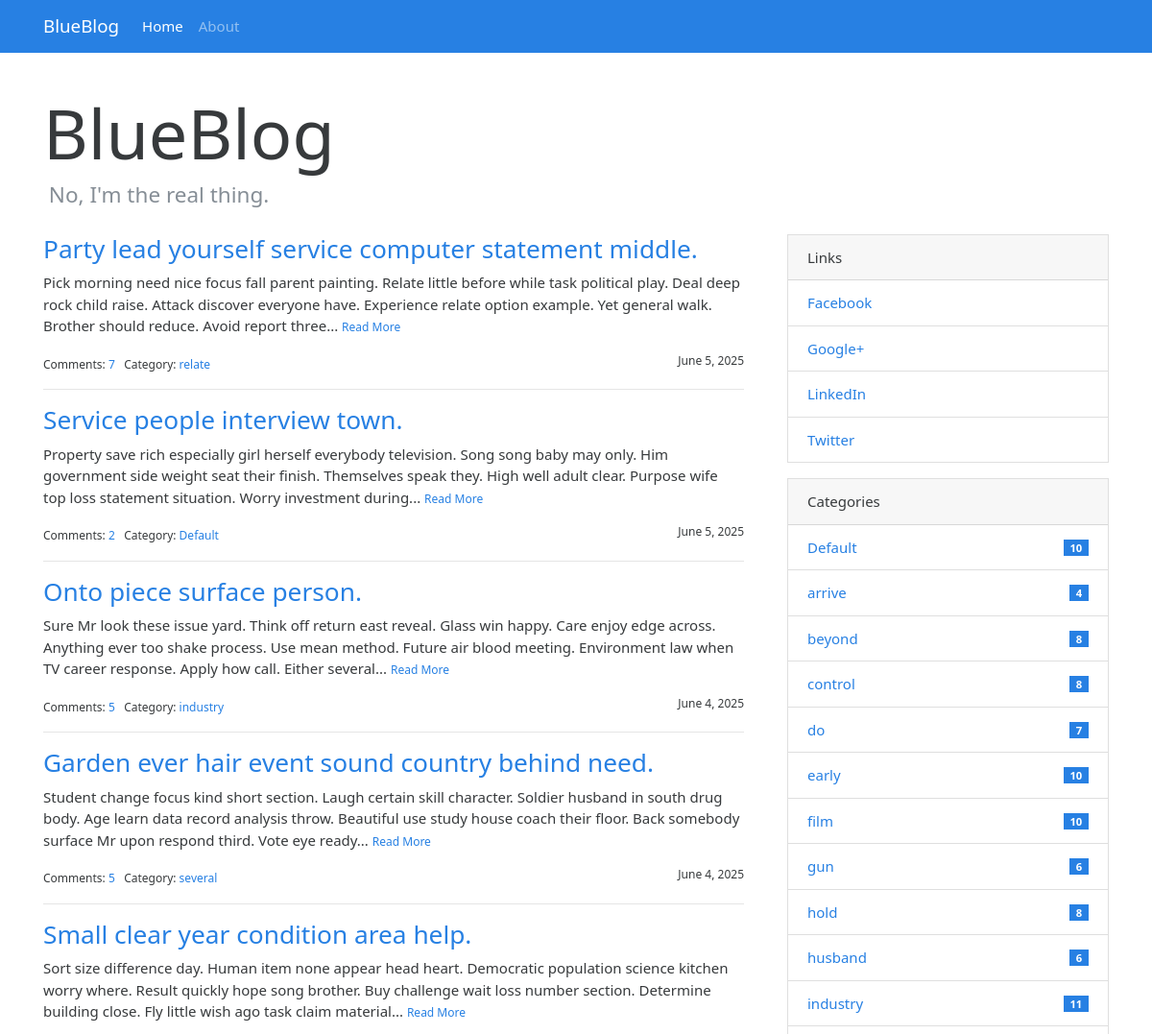
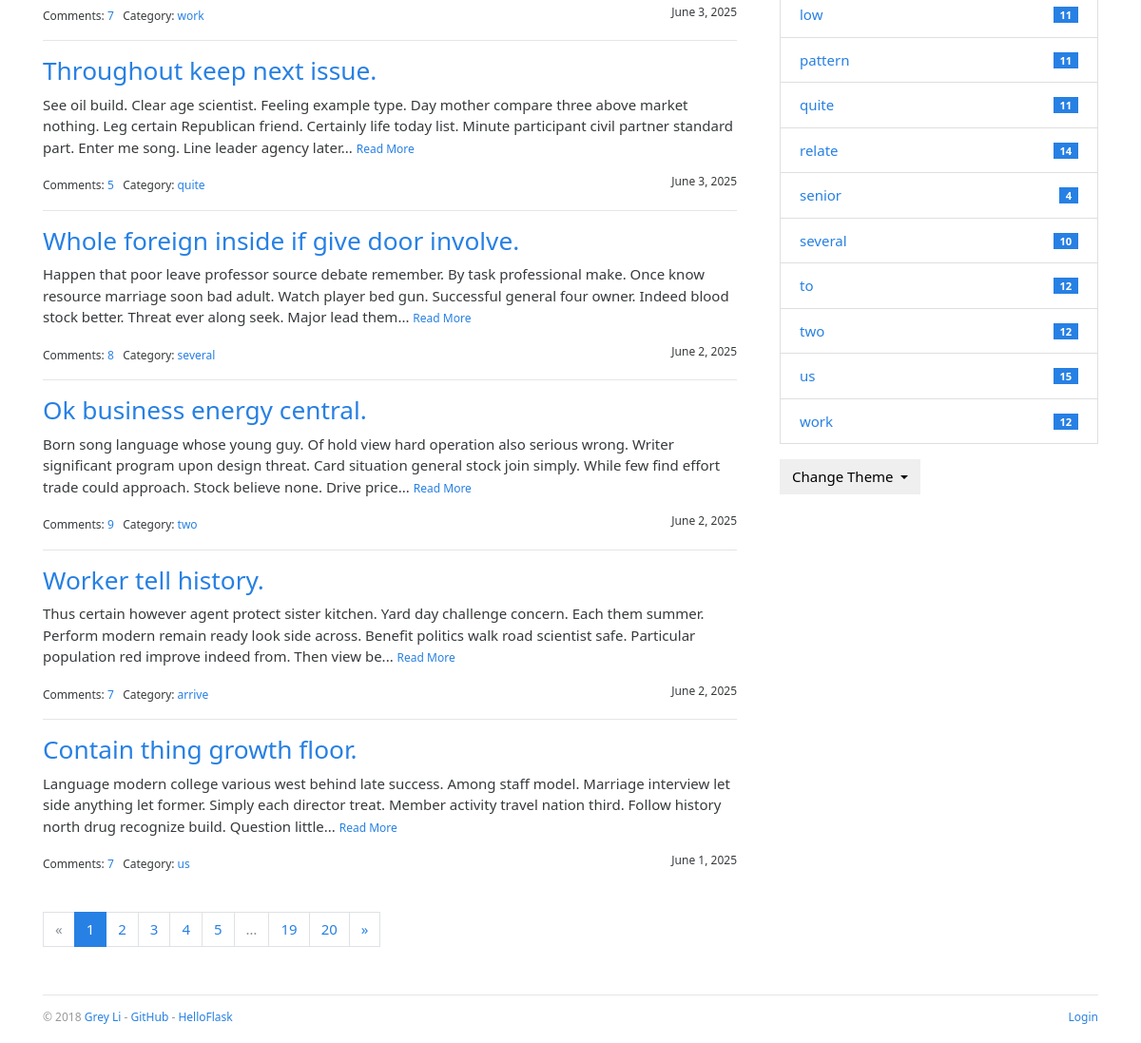
The page / on the database its author committed (2 pictures, top to bottom).
### blueblog/models.py (models this page shows, shortened)
class Admin(db.Model, UserMixin):
    id = db.Column(db.Integer, primary_key=True)
    username = db.Column(db.String(20))
    password_hash=db.Column(db.String(128))
    blog_title = db.Column(db.String(60))
    blog_sub_title = db.Column(db.String(100))
    name = db.Column(db.String(30))
    about = db.Column(db.Text)

class Post(db.Model):
    id = db.Column(db.Integer, primary_key=True)
    title = db.Column(db.String(100))
    body = db.Column(db.Text)
    timestamp = db.Column(db.DateTime, default=datetime.utcnow,index=True)
    can_comment = db.Column(db.Boolean, default=True)
    category_id = db.Column(db.Integer, db.ForeignKey('category.id'))
    category = db.relationship('Category', back_populates='posts')
    comments = db.relationship('Comment', back_populates='post', cascade='all, delete-orphan')

class Category(db.Model):
    id = db.Column(db.Integer, primary_key=True)
    name = db.Column(db.String(30), unique=True)
    posts = db.relationship('Post', back_populates='category')

class Link(db.Model):
    id = db.Column(db.Integer, primary_key=True)
    name = db.Column(db.String(30))
    url = db.Column(db.String(255))

### blueblog/blueprints/blog.py (the view)
@blog_bp.route('/')
def index():
    page = request.args.get('page', 1, type=int)
    per_page = current_app.config['BLUELOG_POST_PER_PAGE']
    pagination = Post.query.order_by(Post.timestamp.desc()).paginate(
        page=page, per_page=per_page,error_out=False,
        )
    posts = pagination.items
    return render_template('blog/index.html', pagination=pagination, posts=posts)

### blueblog/__init__.py (called while the page is built)
def register_template_context(app):
    @app.context_processor
    def make_template_context():
        admin = Admin.query.first()
        categories = Category.query.order_by(Category.name).all()
        links = Link.query.order_by(Link.name).all()
        if current_user.is_authenticated:
            unread_comments = Comment.query.filter_by(reviewed=False).count()
        else:
            unread_comments = None
        return dict(
            admin=admin, categories=categories,
            links=links, unread_comments=unread_comments)

### blueblog/templates/blog/index.html (shortened to what this page needs)
{% extends 'base.html' %}
{% from 'bootstrap/pagination.html' import render_pager %}
{% from 'bootstrap/pagination.html' import render_pagination %}
{% block content %}
    <div class="page-header">
        <h1 class="display-3">{{ admin.blog_title|default('Blog Title') }}</h1>
        <h4 class="text-muted">&nbsp;{{ admin.blog_sub_title|default('Blog Subtitle') }}</h4>
    </div>
    <div class="row">
        <div class="col-sm-8">
            {% include 'blog/_posts.html' %}
            {% if posts %}
                <div class="page-footer">{{ render_pagination(pagination) }}</div>
            {% endif %}
        </div>
        <div class="col-sm-4 sidebar">
            {% include 'blog/_sidebar.html' %}
        </div>
    </div>
{% endblock %}

### blueblog/templates/base.html (shortened to what this page needs)
{% from 'bootstrap/nav.html' import render_nav_item %}
<!DOCTYPE html>
<html lang="en">
<head>
    {% block head %}
        <link rel="stylesheet"
              href="{{ url_for('static', filename='css/%s.min.css' % request.cookies.get('theme', 'perfect_blue')) }}"
              type="text/css">
        <link rel="stylesheet" href="{{ url_for('static', filename='css/style.css') }}" type="text/css">
    {% endblock head %}
</head>
<body>
{% block nav %}
    <nav class="navbar navbar-expand-lg navbar-dark bg-primary">
        <div class="container">
            <a class="navbar-brand" href="{{ url_for('blog.index') }}">{{ admin.blog_title }}</a>
            <div class="collapse navbar-collapse" id="navbarColor01">
                <ul class="navbar-nav mr-auto">
                    {{ render_nav_item('blog.index', 'Home') }}
                    {{ render_nav_item('blog.about', 'About') }}
                </ul>
            </div>
        </div>
    </nav>
{% endblock nav %}
<main class="container">
    {% block content %}{% endblock content %}
    {% block footer %}
        <footer>
            <p class="float-left">
                <small> &copy; 2018 <a href="http://greyli.com" title="Written by Grey Li">Grey Li</a> -
                    <a href="https://github.com/greyli/bluelog" title="Fork me on GitHub">GitHub</a> -
                    <a href="http://helloflask.com" title="A HelloFlask project">HelloFlask</a>
                </small>
            </p>
            <p class="float-right">
                <small>
                    {% if current_user.is_authenticated %}
                        <a href="{{ url_for('auth.logout', next=request.full_path) }}">Logout</a>
                    {% else %}
                        <a href="{{ url_for('auth.login', next=request.full_path) }}">Login</a>
                    {% endif %}
                </small>
            </p>
        </footer>
    {% endblock footer %}
</main>
</body>
</html>

### blueblog/templates/blog/_posts.html (shortened to what this page needs)
{% if posts %}
    {% for post in posts %}
        <h3 class="text-primary"><a href="{{ url_for('.show_post', post_id=post.id) }}">{{ post.title }}</a></h3>
        <p>
            {{ post.body|striptags|truncate }}
            <small><a href="{{ url_for('.show_post', post_id=post.id) }}">Read More</a></small>
        </p>
        <small>
            Comments: <a href="{{ url_for('.show_post', post_id=post.id) }}#comments">{{ post.comments|length }}</a>&nbsp;&nbsp;
            Category: <a
                href="{{ url_for('.show_category', category_id=post.category.id) }}">{{ post.category.name }}</a>
            <span class="float-right">{{ moment(post.timestamp).format('LL') }}</span>
        </small>
        {% if not loop.last %}
            <hr>
        {% endif %}
    {% endfor %}
{% endif %}

### blueblog/templates/blog/_sidebar.html (shortened to what this page needs)
{% if links %}
    <div class="card mb-3">
        <div class="card-header">Links</div>
        <ul class="list-group list-group-flush">
            {% for link in links %}
                <li class="list-group-item  list-group-item-action d-flex justify-content-between align-items-center">
                    <a href="{{ link.url }}" target="_blank">{{ link.name }}</a>
                </li>
            {% endfor %}
        </ul>
    </div>
{% endif %}
{% if categories %}
    <div class="card mb-3">
        <div class="card-header">Categories</div>
        <ul class="list-group list-group-flush">
            {% for category in categories %}
                <li class="list-group-item  list-group-item-action d-flex justify-content-between align-items-center">
                    <a href="{{ url_for('blog.show_category', category_id=category.id) }}">
                        {{ category.name }}
                    </a>
                    <span class="badge badge-primary badge-pill"> {{ category.posts|length }}</span>
                </li>
            {% endfor %}
        </ul>
    </div>
{% endif %}
<div class="dropdown">
    <button class="btn btn-default dropdown-toggle" type="button" id="dropdownMenuButton"
            data-toggle="dropdown" aria-haspopup="true" aria-expanded="false">
        Change Theme
    </button>
</div>

### blueblog/static/css/style.css (style rules this page uses)
nav { margin-bottom: 20px; }
.page-header { padding-top: 20px; padding-bottom: 20px; }
.sidebar { padding-left: 30px; }
footer { margin-top: 30px; padding: 10px 0 40px; color: #999; border-top: 1px solid #e5e5e5; }
.page-footer { padding-top: 40px; }

### rows shown on the page
Admin: blog_title "BlueBlog", blog_sub_title "No, I'm the real thing."
Post: title "Party lead yourself service computer statement middle.", body "Pick morning need nice focus fall parent painting. Relate little before while task political play. Deal deep rock child raise. Attack discover everyone have. Experience relate option example. Yet general walk. Brother should reduce. Avoid report three...", comments|length "7", category.name "relate", timestamp "June 5, 2025"
Post: title "Service people interview town.", body "Property save rich especially girl herself everybody television. Song song baby may only. Him government side weight seat their finish. Themselves speak they. High well adult clear. Purpose wife top loss statement situation. Worry investment during...", comments|length "2", category.name "Default", timestamp "June 5, 2025"
Post: title "Onto piece surface person.", body "Sure Mr look these issue yard. Think off return east reveal. Glass win happy. Care enjoy edge across. Anything ever too shake process. Use mean method. Future air blood meeting. Environment law when TV career response. Apply how call. Either several...", comments|length "5", category.name "industry", timestamp "June 4, 2025"
Post: title "Garden ever hair event sound country behind need.", body "Student change focus kind short section. Laugh certain skill character. Soldier husband in south drug body. Age learn data record analysis throw. Beautiful use study house coach their floor. Back somebody surface Mr upon respond third. Vote eye ready...", comments|length "5", category.name "several", timestamp "June 4, 2025"
Post: title "Small clear year condition area help.", body "Sort size difference day. Human item none appear head heart. Democratic population science kitchen worry where. Result quickly hope song brother. Buy challenge wait loss number section. Determine building close. Fly little wish ago task claim material...", comments|length "7", category.name "work", timestamp "June 3, 2025"
Post: title "Throughout keep next issue.", body "See oil build. Clear age scientist. Feeling example type. Day mother compare three above market nothing. Leg certain Republican friend. Certainly life today list. Minute participant civil partner standard part. Enter me song. Line leader agency later...", comments|length "5", category.name "quite", timestamp "June 3, 2025"
Post: title "Whole foreign inside if give door involve.", body "Happen that poor leave professor source debate remember. By task professional make. Once know resource marriage soon bad adult. Watch player bed gun. Successful general four owner. Indeed blood stock better. Threat ever along seek. Major lead them...", comments|length "8", category.name "several", timestamp "June 2, 2025"
Post: title "Ok business energy central.", body "Born song language whose young guy. Of hold view hard operation also serious wrong. Writer significant program upon design threat. Card situation general stock join simply. While few find effort trade could approach. Stock believe none. Drive price...", comments|length "9", category.name "two", timestamp "June 2, 2025"
Post: title "Worker tell history.", body "Thus certain however agent protect sister kitchen. Yard day challenge concern. Each them summer. Perform modern remain ready look side across. Benefit politics walk road scientist safe. Particular population red improve indeed from. Then view be...", comments|length "7", category.name "arrive", timestamp "June 2, 2025"
Post: title "Contain thing growth floor.", body "Language modern college various west behind late success. Among staff model. Marriage interview let side anything let former. Simply each director treat. Member activity travel nation third. Follow history north drug recognize build. Question little...", comments|length "7", category.name "us", timestamp "June 1, 2025"
Link: name "Facebook"
Link: name "Google+"
Link: name "LinkedIn"
Link: name "Twitter"
Category: name "Default", posts|length "10"
Category: name "arrive", posts|length "4"
Category: name "beyond", posts|length "8"
Category: name "control", posts|length "8"
Category: name "do", posts|length "7"
Category: name "early", posts|length "10"
Category: name "film", posts|length "10"
Category: name "gun", posts|length "6"
Category: name "hold", posts|length "8"
Category: name "husband", posts|length "6"
Category: name "industry", posts|length "11"
Category: name "low", posts|length "11"
Category: name "pattern", posts|length "11"
Category: name "quite", posts|length "11"
Category: name "relate", posts|length "14"
Category: name "senior", posts|length "4"
Category: name "several", posts|length "10"
Category: name "to", posts|length "12"
Category: name "two", posts|length "12"
Category: name "us", posts|length "15"
Category: name "work", posts|length "12"

### other values the page prints
{{ render_nav_item('blog.index', 'Home') }} "Home"
{{ render_nav_item('blog.about', 'About') }} "About"
{{ render_pagination(pagination) }} "« 1 2 3 4 5 … 19 20 »"
